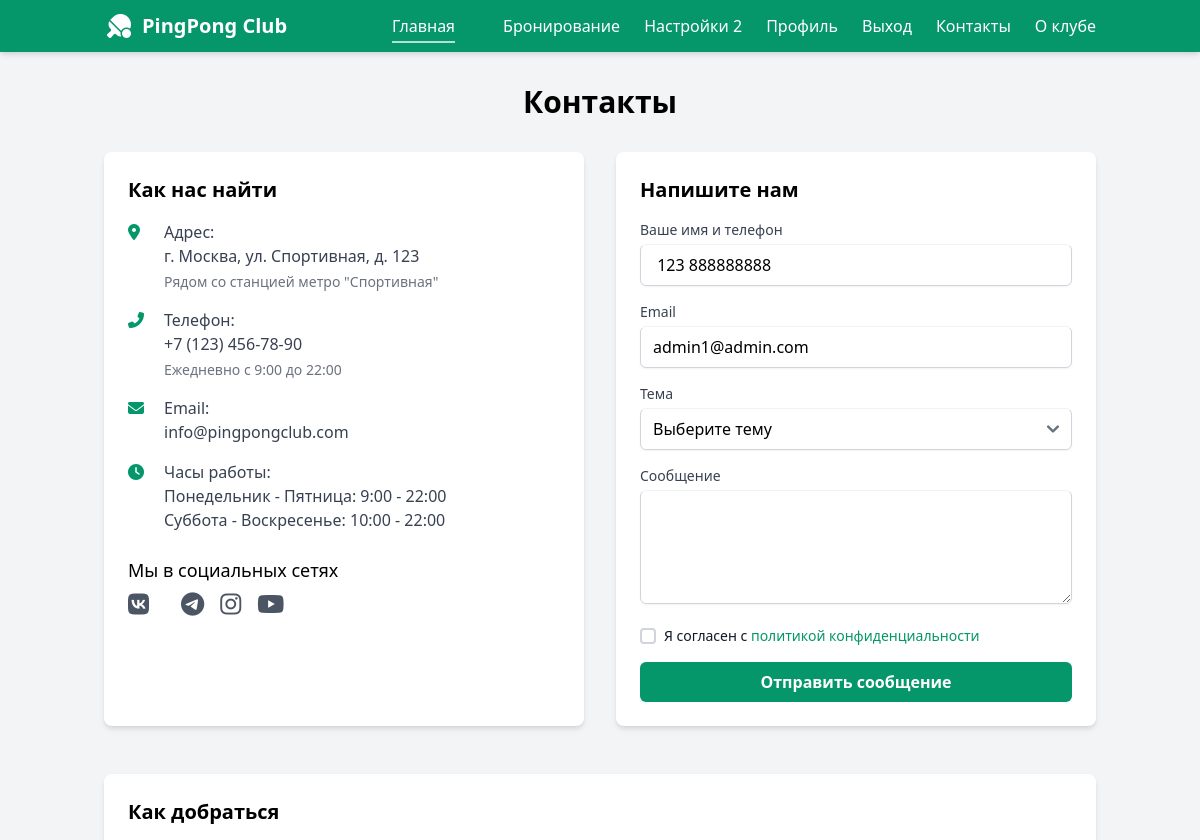
The app's page /contacts/ (signed in, upper part), older data.
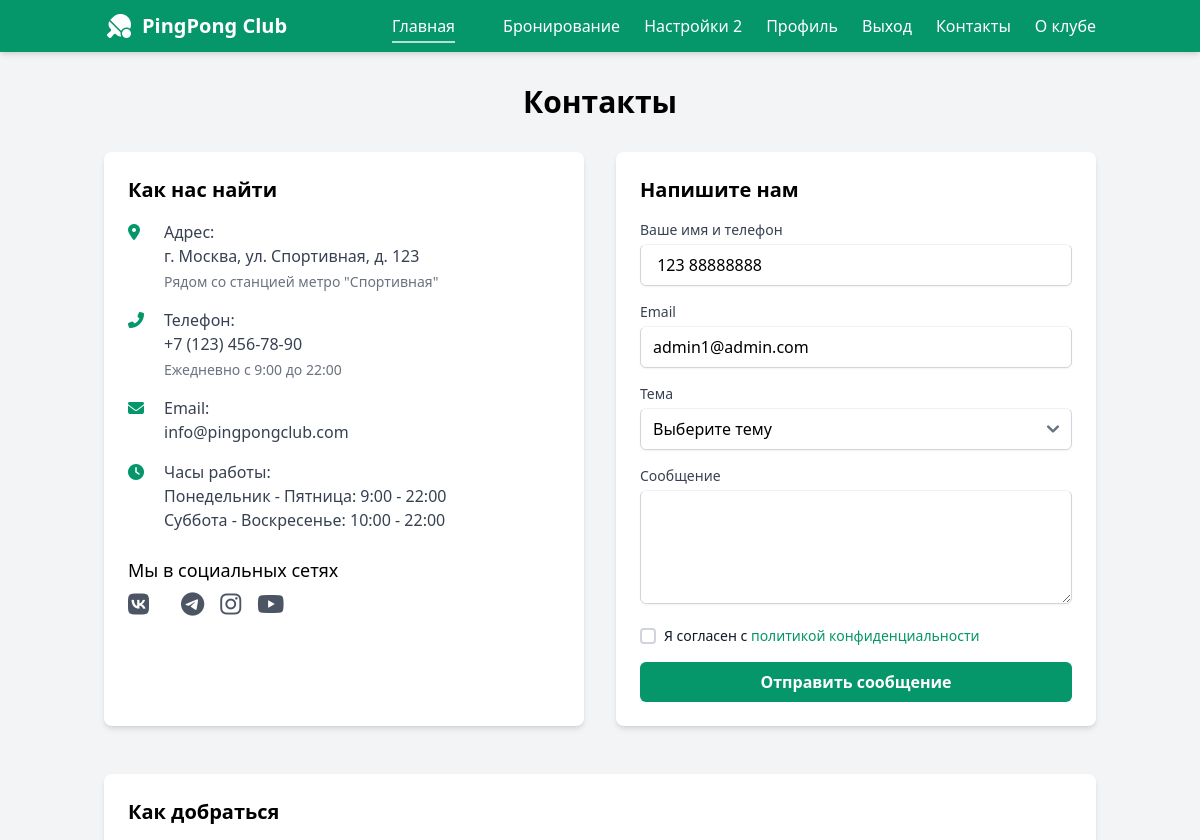
The same page, newer data.
### accounts/models.py (models this page shows, shortened)
class User(AbstractBaseUser, PermissionsMixin):
    class Role(models.TextChoices):
        ADMIN = 'ADMIN', _('Administrator')
        MANAGER = 'MANAGER', _('Manager')
        USER = 'USER', _('User')
    class Level(models.TextChoices):
        BEGINNER = 'beginner', 'Начинающий'
        INTERMEDIATE = 'intermediate', 'Средний'
        ADVANCED = 'advanced', 'Продвинутый'
        PROFESSIONAL = 'professional', 'Профессиональный'
    phone = models.CharField(
        _("Phone Number"),
        max_length=15,
        unique=True,
        help_text="Ex: +1234567890",
    )
    email = models.EmailField(
        _("Email Address"),
        max_length=255,
        unique=True,
        blank=True,
        null=True,
        validators=[validate_email],
        help_text="Ex: example@example.com",
    )
    user_name = models.CharField(
        _("user name"),
        max_length=150,
        blank=True,
    )
    role = models.CharField(
        _("Role"),
        max_length=10,
        choices=Role.choices,
        default=Role.USER,
    )
    level = models.CharField(
        _("Уровень"),
        max_length=20,
        choices=Level.choices,
        default=Level.BEGINNER,
        help_text="Уровень пользователя"
    )
    status=models.CharField(_("Статус"), max_length=10, choices=[('active', 'Активен'),
                                                                ('not_active', 'Не активен'), ('blocked', 'Заблокирован')], default='active')
    user_age=models.PositiveIntegerField(_("Возраст"), blank=True, null=True ,    validators=[
        MinValueValidator(5, message="Возраст должен быть не меньше 5 лет"),
        MaxValueValidator(99, message="Возраст должен быть не больше 99 лет"),
    ])
    is_staff = models.BooleanField(_("Статус"), default=False)
    date_joined = models.DateTimeField(_("Зарегистрирован"), auto_now_add=True)
    last_updated = models.DateTimeField(_("Был в последний раз"), auto_now=True)
    loyalty=models.ForeignKey(LoyaltyProfile, on_delete=models.SET_NULL, blank=True, null=True)
    photo = models.ImageField(
        upload_to=user_photo_upload_path,
        blank=True,
        null=True,
        verbose_name='Фотография пользователя'
    )
    objects = UserManager()
    USERNAME_FIELD = "phone"
    REQUIRED_FIELDS = ["user_name", "email"]

### main/views.py (the view)
# urls.py: path('contacts/', contacts_view, name='contacts'),
def contacts_view(request):
    user = request.user  # текущий пользователь
    context = {
        'user': user,
    }
    return render(request, "main/contacts.html", context)

### templates/main/contacts.html (shortened to what the changed rows need)
{% extends 'base.html' %}
{% load static %}
{% block content %}
    <main class="container mx-auto px-4 py-8">
        <h1 class="text-3xl font-bold mb-8 text-center">Контакты</h1>
        <div class="grid grid-cols-1 md:grid-cols-2 gap-8 mb-12">
            <div class="bg-white rounded-lg shadow-md p-6">
                <h2 class="text-xl font-semibold mb-4">Как нас найти</h2>
            </div>
            <div class="bg-white rounded-lg shadow-md p-6">
                <h2 class="text-xl font-semibold mb-4">Напишите нам</h2>
                <form class="space-y-4">
                    <div>
                        <label for="name" class="block text-sm font-medium text-gray-700 mb-1">Ваше имя и телефон</label>
                        <input type="text" id="name" name="name" class="w-full px-3 py-2 border border-2 border-gray-300 rounded-md shadow-sm focus:outline-none focus:ring-green-500 focus:border-green-500" value="{% if user.is_authenticated %} {{ user.user_name }} {{ user.phone }}{% endif %}">
                    </div>
                    <div>
                        <label for="email" class="block text-sm font-medium text-gray-700 mb-1">Email</label>
                        <input type="email" id="email" name="email" class="w-full px-3 py-2 border border-2 border-gray-300 rounded-md shadow-sm focus:outline-none focus:ring-green-500 focus:border-green-500" value="{% if user.is_authenticated %} {{ user.email }}{% endif %}">
                    </div>
                </form>
            </div>
        </div>
        <div class="bg-white rounded-lg shadow-md p-6 mb-12">
            <h2 class="text-xl font-semibold mb-4">Как добраться</h2>
        </div>
    </main>
{% endblock %}

Row changes from the older to the newer data that the page shows:
changed User "admin1@admin.com": name "123 888888888" → "123 88888888"
